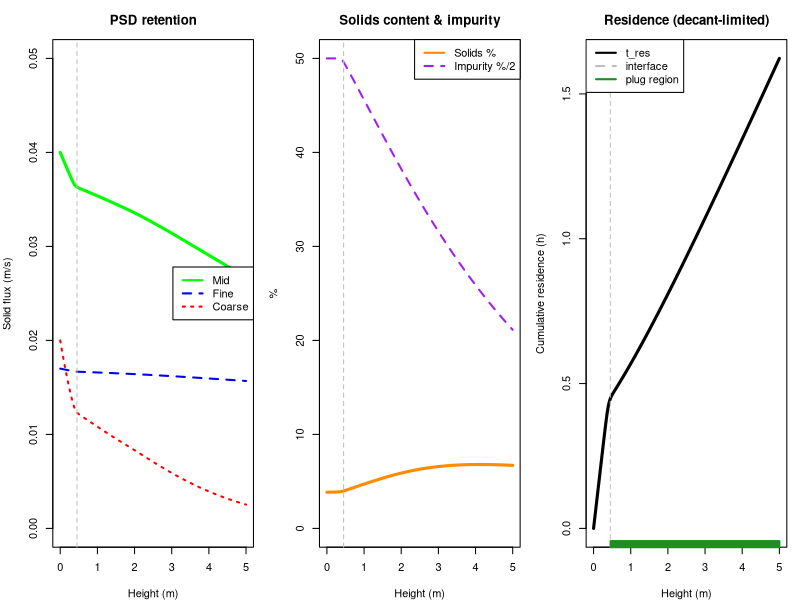

R code for this plot:
library(deSolve)

# =====================================================================
# SCRIPT 1: PREFORMED-FOAM WASH COLUMN (decant pool + plug-flow foam)
# =====================================================================
# The foam is PREFORMED and PARTICLE-LOADED upstream (no gas sparger). It
# enters the base as a WET dispersion. The column has two zones set by the
# local gas fraction eps_g = 1 - eps_l:
#
#   BOTTOM  z < H_pool : GRAVITY-DECANT LIQUID POOL. Residence is set by the
#           decanter heuristic  t_decant[h] = 100*mu/(rho_A - rho_B)  (mu in cP,
#           rho in kg/m3) -- typically ~0.5 h, rising toward ~1.5 h as the
#           density differential shrinks. The interface (decant depth H_pool)
#           is treated as FIXED, since it is observed to be stable in plug flow.
#   TOP     z >= H_pool: drained PLUG-FLOW FOAM, washed by liquid added at the
#           top. At slow feed this zone adds ~1 h, so total residence ~1.5 h.
#
# TIME SCALE: total residence is HOURS. Because residence >> fast film
# drainage, low top-of-column solids (~3-7%) is NOT "drainage ran out of
# time" -- the foam drains to a WET equilibrium holdup eps_l_eq (capillary /
# particle-held), which is simply wet. The slow steps are the gravity decant
# (heuristic above) and the slow plug-flow feed.
#
# States marched up z: Js_fine, Js_mid, Js_crs [m/s]; C_imp [%];
#                      eps_l (liquid holdup) [-]; t_res (cumulative time) [s].
#
# Snow-globe vs plug is still a MATERIAL property (film stability vs loading).
# PLACEHOLDER closures throughout -- constants calibrated to two anchors:
#   total residence 1.5-2.5 h  and  top solids content 3-7%.
# =====================================================================

params <- c(
  H_total = 5.0,

  # --- PREFORMED FOAM FEED (enters as a wet dispersion) ---
  J_foam   = 8.3e-4,     # superficial foam velocity in the plug zone [m/s]
  eps_l_in = 0.50,       # inlet liquid holdup (wet dispersion) [-]
  eps_s_in = 0.020,      # inlet solid volume fraction [-] (for solids %)
  Js_fine_in = 0.017, Js_mid_in = 0.040, Js_crs_in = 0.020,  # inlet loading [m/s]
  C_imp_in   = 100,      # inlet entrained impurity [%]

  # --- GRAVITY DECANT (bottom zone) : heuristic  t[h] = 100*mu/(rho_A-rho_B) ---
  H_pool = 0.45,         # decant zone depth [m] ~1.5 ft (stable interface)
  mu_cont = 2.0,         # continuous-phase viscosity [cP]
  rho_A   = 1050,        # heavier separating liquid [kg/m3]
  rho_B   = 650,         # lighter separating liquid [kg/m3]

  # --- PREFORMING PRESSURE -> INLET BUBBLE SIZE ---
  P = 150000, P_ref = 150000, d_b_ref = 2.0e-3,

  # --- FILM DRAINAGE (foam dries toward a WET equilibrium in the plug zone) ---
  eps_l_dry_ref = 0.15,  # fully-drained (wet) residual holdup at P_ref [-]
  L_drain       = 1.5,   # film-drainage length in the foam [m]
  eps_g_pack    = 0.74,  # packing gas fraction (collapse / regime threshold)
  blend_wz      = 0.03,  # smooth pool<->foam velocity switch width [m]

  # --- WASH LIQUID (added at top, correlated to the foam feed) ---
  wash_ratio = 0.5,      # wash-water : entrained-feed-liquid ratio

  # --- PSD LOSS: buoyancy-failure detachment + bubble-collapse (per unit TIME)
  k_det_fine = 1.2e-5, k_det_mid = 6.0e-5, k_det_crs = 3.0e-4,   # [1/s]
  k_col_fine = 5.0e-5, k_col_mid = 2.5e-4, k_col_crs = 1.5e-3,   # [1/s]

  # --- CHANNELING / WASH DISTRIBUTION ---
  k_drainage = 1.8e-3,   # base impurity sweep rate [1/s]
  channel_cv = 0.35,     # CV of Plateau-border widths (0 = ideal plug wash)

  # --- REGIME (snow-globe vs plug): material stability vs loading ---
  film_stability = 1.0, load_sens = 1.0, plug_crit = 1.0
)

# NOTE: loss/wash rates are now per-unit-TIME [1/s]; the model converts to
# per-height with the local velocity (d/dz = (1/U) d/dt), so the hours-long
# residence -- not an arbitrary length -- sets how much is lost/washed.
column_model_psd <- function(z, state, parameters) {
  with(as.list(c(state, parameters)), {

    Js_tot_in <- Js_fine_in + Js_mid_in + Js_crs_in
    load_rel  <- (Js_fine + Js_mid + Js_crs) / Js_tot_in
    eps_s     <- eps_s_in * load_rel

    d_b      <- d_b_ref * (P_ref / P)^(1 / 3)
    eps_l_eq <- eps_l_dry_ref * (d_b_ref / d_b)

    eps_g <- 1 - eps_l

    # Zone velocities. Pool residence is set by the decanter heuristic
    #   t_decant[h] = 100 * mu / (rho_A - rho_B);  U_pool = H_pool / t_decant.
    # The interface is a fixed decant depth (stable in plug flow), so the
    # switch is geometric on z, not on holdup.
    t_decant_s <- (100 * mu_cont / max(rho_A - rho_B, 1)) * 3600
    U_pool <- H_pool / t_decant_s
    U_foam <- J_foam / max(eps_g, 1e-3)                          # feed-driven plug
    foam_frac <- 1 / (1 + exp(-(z - H_pool) / blend_wz))         # 0 pool -> 1 foam
    U <- max((1 - foam_frac) * U_pool + foam_frac * U_foam, 1e-7)

    # cumulative residence time
    dt_res <- 1 / U

    # film drainage toward the (wet) equilibrium over a length in the foam
    deps_l <- -(eps_l - eps_l_eq) / L_drain

    # size loss (per time -> per height via 1/U): detach + dryness-gated collapse
    coalescence <- max(0, eps_g - eps_g_pack)
    dJs_fine <- -Js_fine * (k_det_fine + k_col_fine * coalescence) / U
    dJs_mid  <- -Js_mid  * (k_det_mid  + k_col_mid  * coalescence) / U
    dJs_crs  <- -Js_crs  * (k_det_crs  + k_col_crs  * coalescence) / U

    # washing (foam zone only): swept by wash liquid, penalized by channeling
    flow_cv         <- 4 * channel_cv * (d_b / d_b_ref)
    Wash_Efficiency <- 1 / (1 + flow_cv^2)
    wash_strength   <- wash_ratio / (wash_ratio + 1)
    dCimp <- -foam_frac * k_drainage * Wash_Efficiency * wash_strength * C_imp / U

    list(c(dJs_fine, dJs_mid, dJs_crs, dCimp, deps_l, dt_res))
  })
}

# --- helpers ---------------------------------------------------------------
d_b_of_P    <- function(p) p[["d_b_ref"]] * (p[["P_ref"]] / p[["P"]])^(1/3)
t_decant_h  <- function(p) 100 * p[["mu_cont"]] / max(p[["rho_A"]] - p[["rho_B"]], 1)
# regime: pool below the (fixed) decant depth; above it, plug vs snow-globe
# from film stability vs solid loading.
regime_of <- function(z, load_rel, p) {
  if (z < p[["H_pool"]]) return("pool")
  plug_index <- p[["film_stability"]] / (p[["load_sens"]] * load_rel)
  if (plug_index >= p[["plug_crit"]]) "plug" else "snowglobe"
}

solve_column <- function(p) {
  state_init <- c(Js_fine = p[["Js_fine_in"]], Js_mid = p[["Js_mid_in"]],
                  Js_crs = p[["Js_crs_in"]], C_imp = p[["C_imp_in"]],
                  eps_l = p[["eps_l_in"]], t_res = 0)
  z_seq <- seq(0, p[["H_total"]], by = 0.02)
  out <- as.data.frame(ode(y = state_init, times = z_seq,
                           func = column_model_psd, parms = p))
  names(out)[1] <- "z"
  out$eps_g <- 1 - out$eps_l
  Js_tot_in <- p[["Js_fine_in"]] + p[["Js_mid_in"]] + p[["Js_crs_in"]]
  load_rel  <- (out$Js_fine + out$Js_mid + out$Js_crs) / Js_tot_in
  out$eps_s <- p[["eps_s_in"]] * load_rel
  out$solids_pct <- 100 * out$eps_s / (out$eps_s + out$eps_l)
  out$regime <- vapply(seq_len(nrow(out)),
                       function(i) regime_of(out$z[i], load_rel[i], p), character(1))
  out
}

# --- solve + report --------------------------------------------------------
out_psd <- solve_column(params)
H_int   <- params[["H_pool"]]
t_pool  <- approx(out_psd$z, out_psd$t_res, H_int)$y
t_tot   <- out_psd$t_res[nrow(out_psd)]
top <- out_psd[nrow(out_psd), ]; ini <- out_psd[1, ]

cat(sprintf("Decant time (heuristic)= %.2f h  [100*%.1f/(%.0f-%.0f)]\n",
            t_decant_h(params), params[["mu_cont"]], params[["rho_A"]], params[["rho_B"]]))
cat(sprintf("Pool depth / interface = %.2f m (fixed decant depth)\n", H_int))
cat(sprintf("Residence: pool %.2f h + foam %.2f h = %.2f h total\n",
            t_pool/3600, (t_tot - t_pool)/3600, t_tot/3600))
cat(sprintf("Solids content: inlet %.1f%% -> top %.1f%%\n", ini$solids_pct, top$solids_pct))
cat(sprintf("Plug-flow height frac  = %.0f%%\n", 100*mean(out_psd$regime=="plug")))
cat(sprintf("Retention: fine=%.0f%% mid=%.0f%% coarse=%.0f%% | impurity %.0f->%.1f%%\n",
            100*top$Js_fine/ini$Js_fine, 100*top$Js_mid/ini$Js_mid,
            100*top$Js_crs/ini$Js_crs, ini$C_imp, top$C_imp))

# =====================================================================
# PLOTS
# =====================================================================
par(mfrow = c(1, 3), mar = c(4, 4, 3, 1))

plot(out_psd$z, out_psd$Js_mid, type = "l", col = "green", lwd = 3, ylim = c(0, 0.05),
     ylab = "Solid flux (m/s)", xlab = "Height (m)", main = "PSD retention")
lines(out_psd$z, out_psd$Js_fine, col = "blue", lwd = 2, lty = 2)
lines(out_psd$z, out_psd$Js_crs,  col = "red",  lwd = 2, lty = 3)
if (!is.na(H_int)) abline(v = H_int, col = "gray", lty = 2)
legend("right", legend = c("Mid","Fine","Coarse"), col = c("green","blue","red"),
       lty = c(1,2,3), lwd = 2)

plot(out_psd$z, out_psd$solids_pct, type = "l", col = "darkorange", lwd = 3,
     ylim = c(0, 50), ylab = "%", xlab = "Height (m)", main = "Solids content & impurity")
lines(out_psd$z, out_psd$C_imp / 2, col = "purple", lwd = 2, lty = 2)
if (!is.na(H_int)) abline(v = H_int, col = "gray", lty = 2)
legend("topright", legend = c("Solids %","Impurity %/2"), col = c("darkorange","purple"),
       lty = c(1,2), lwd = 2)

plot(out_psd$z, out_psd$t_res/3600, type = "l", col = "black", lwd = 3,
     ylab = "Cumulative residence (h)", xlab = "Height (m)",
     main = "Residence (decant-limited)")
if (!is.na(H_int)) abline(v = H_int, col = "gray", lty = 2)
plug_z <- out_psd$z[out_psd$regime == "plug"]
if (length(plug_z)) rug(plug_z, col = "forestgreen", lwd = 2)
legend("topleft", legend = c("t_res","interface","plug region"),
       col = c("black","gray","forestgreen"), lty = c(1,2,1), lwd = 2)
